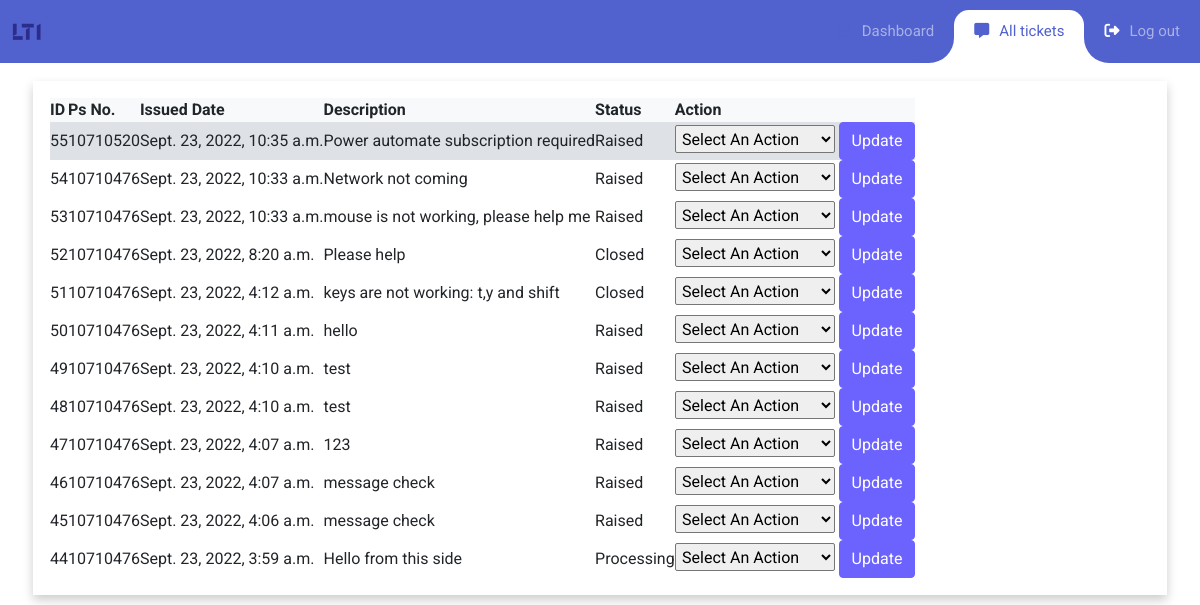
The app's page /alltickets (signed in) with its own data.
### Tickets/models.py (models this page shows, shortened)
class Ticket(models.Model):
    ticket_status = [
    ('raised', 'raised'),
    ('processing', 'processing'),
    ('closed', 'closed'),
]
    user_id = models.ForeignKey(Profile,related_name='user',on_delete=models.CASCADE)
    status = models.CharField(max_length=100,choices=ticket_status)
    category = models.CharField(max_length=100) # in case future error arises convert it to char field
    subCategory = models.CharField(max_length=100)
    description = models.TextField()
    issue_date = models.DateTimeField(auto_now_add=True)

### Login/models.py (models this page shows)
class Profile(models.Model):
    ps_number = models.IntegerField( unique=True)
    name = models.CharField(max_length=255)
    email = models.EmailField(max_length=255)
    created_at = models.DateTimeField(auto_now_add=True)
    is_admin = models.BooleanField(default=False)
    password = models.CharField(max_length=255)
    def __str__(self):
        return str(self.ps_number)

### Admin/views.py (the view, shortened to what this page needs)
# urls.py: path("alltickets",views.all_tickets.as_view(),name="alltickets"),
class all_tickets(APIView):
    renderer_classes = [TemplateHTMLRenderer]
    template_name = 'alltickets.html'
    def get(self, request):
        if 'user_id' not in request.session:
            return redirect('/')
        else:
            queryset = Ticket.objects.all()[::-1]
            status_set_processingandclosed = Ticket.ticket_status[1:] #Ticket.objects.filter(status=True).all()
            status_set_closed = Ticket.ticket_status[2:]
            print(status_set_processingandclosed)
            print(status_set_closed)
            print(Ticket.objects.all()[0].id)
            return render(request,'alltickets.html',{'list': queryset,'statusprocessingandclosed':status_set_processingandclosed,'statusclosed':status_set_closed})

### Admin/templates/alltickets.html (shortened to what this page needs)
{% load static%}
<!DOCTYPE html>
<html lang="en">
<head>
  <link rel="stylesheet" href="{% static 'alltickets/fonts/icomoon/style.css' %}" />
  <link rel="stylesheet" href="https://cdnjs.cloudflare.com/ajax/libs/font-awesome/6.2.0/css/all.min.css"
 />
  <link rel="stylesheet" href="{% static 'alltickets/css/bootstrap.min.css' %}">
  <link rel="stylesheet" href="https://cdn.jsdelivr.net/npm/bootstrap-icons@1.7.2/font/bootstrap-icons.css">
  <link rel="stylesheet" href="https://unpkg.com/bootstrap-table@1.21.1/dist/bootstrap-table.min.css">
  <link rel="stylesheet" href="{% static 'alltickets/css/alltickets_style.css' %}">
</head>
<body onload="ticketLoader()">
  <nav class="navbar navbar-expand-custom navbar-mainbg">
    <a class="navbar-brand navbar-logo" href="#">
      <img src="{% static 'alltickets/images/lti.svg'%}" alt="LTI logo" width="10%" />
    </a>
    <div class="collapse navbar-collapse" id="navbarSupportedContent">
      <ul class="navbar-nav ml-auto">
        <div class="hori-selector">
          <div class="left"></div>
          <div class="right"></div>
        </div>
        <li class="nav-item">
          <a class="nav-link" href="{% url 'adminn:dashboard' %}"><i class="fa-sharp fa-solid fa-chart-line"
              style="color:#5161ce"></i>Dashboard</a>
        </li>
        <li class="nav-item active">
          <a class="nav-link" href="{% url 'adminn:alltickets' %}"><i class="fa-solid fa-message"
              style="color:#5161ce"></i>All tickets</a>
        </li>
        <li class="nav-item">
          <a class="nav-link" href="{% url 'adminn:reset' %}"><i class="fa-solid fa-right-from-bracket"></i>Log out</a>
        </li>
      </ul>
    </div>
  </nav>
  <div class="container">
    <div class="row">
      <div class="col-md-12 col-lg-12">
        <div class="container" style="box-shadow: 0px 5px 10px 0px rgba(0, 0, 0, 0.2);">
          <div class="shadow-4 rounded-5 overflow-hidden">
            <table id="userTable" data-toggle="table" data-search="true" data-pagination="true" data-page-size="4">
              <thead>
                <tr class="bg-light" id="head">
                  <th data-field="id">ID</th>
                  <th data-field="ps_number">Ps No.</th>
                  <th data-field="date" data-sortable="true">Issued Date</th>
              <th data-field="description">Description</th>
                  <th data-field="status" data-sortable="true">Status</th>
                  <th data-field="action">Action</th>
                </tr>
              </thead>
              <tbody>
                {% for r in list %}
                <tr onclick="myFunc(this)" id="userRow-{{r.id}}">
                  <td>{{r.id}}</td>
                  <td>{{r.user_id}}</td>
                  <td>{{r.issue_date}}</td>
              <td style=
              "max-width:100% ;
                white-space: nowrap;
                overflow: hidden;
                text-overflow: ellipsis">{{r.description}}</td>
                  <td style="text-transform: capitalize;">{{r.status}}</td>
                  <td>
                    <form action="{% url 'adminn:alltickets' r.id %}" method="POST">
                      <select id="admin-action" name="admin-action" class="bootstrap-select"
                        style="width:10rem; padding:1%;border-radius:2px;text-transform: capitalize;" Required>
                        <option value="" selected="selected">Select an action</option>
                      </select>
                      <button type="submit" class="btn btn-primary">Update</button>
                    </form>
                  </td>
                </tr>
                {% endfor %}
              </tbody>
            </table>
          </div>
        </div>
      </div>
      </div>
    </div>
</body>
</html>

### Admin/static/alltickets/css/alltickets_style.css (style rules this page uses)
body { font-family: "Roboto", sans-serif; margin: 0; padding: 0; }
* { margin: 0; padding: 0; }
i { margin-right: 10px; }
.container { margin: 0px !important; padding: 1.5%; max-width: 100%; }
.row { margin: 0; padding: 0; }
.navbar-logo { color: #fff; padding-left: 1%; }
.navbar-mainbg { background-color: #5161ce; padding: 0; }
#navbarSupportedContent { overflow: hidden; position: relative; }
#navbarSupportedContent ul { padding: 0px; margin: 0px; }
#navbarSupportedContent ul li a i { margin-right: 10px; }
#navbarSupportedContent li { list-style-type: none; float: left; }
#navbarSupportedContent ul li a { color: rgba(255, 255, 255, 0.5); text-decoration: none; font-size: 15px; display: block; padding: 20px 20px; transition-duration: 0.1s; position: relative; }
#navbarSupportedContent > ul > li.active > a { color: #5161ce; background-color: transparent; transition: all 0.1s; }
.hori-selector { display: inline-block; position: absolute; height: 100%; top: 0px; left: 0px; transition-duration: 0.s; background-color: #fff; border-top-left-radius: 15px; border-top-right-radius: 15px; margin-top: 10px; }
.hori-selector .right, .hori-selector .left { position: absolute; width: 25px; height: 25px; background-color: #fff; bottom: 10px; }
.hori-selector .right { right: -25px; }
.hori-selector .left { left: -25px; }
.hori-selector .right:before, .hori-selector .left:before { content: ""; position: absolute; width: 50px; height: 50px; border-radius: 50%; background-color: #5161ce; }
.hori-selector .right:before { bottom: 0; right: -25px; }
.hori-selector .left:before { bottom: 0; left: -25px; }
@media (min-width: 992px) { .navbar-expand-custom { -ms-flex-flow: row nowrap; flex-flow: row nowrap; -ms-flex-pack: start; justify-content: flex-start; } }
@media (min-width: 992px) { .navbar-expand-custom .navbar-nav { -ms-flex-direction: row; flex-direction: row; } }
@media (min-width: 992px) { .navbar-expand-custom .navbar-collapse { display: -ms-flexbox !important; display: flex !important; -ms-flex-preferred-size: auto; flex-basis: auto; background-color: #5161ce; } }
i:not(i.fa-eye) { color:white; }
ul { list-style: hangul-consonant; text-align:left; margin-left: -10rem; }
a { text-decoration: none; }
.selected { background-color: #dee2e6 !important; }

### records on screen
Ticket: id "55", user_id "10710520", issue_date "Sept. 23, 2022, 10:35 a.m.", description "Power automate subscription required", status "Raised"
Ticket: id "54", user_id "10710476", issue_date "Sept. 23, 2022, 10:33 a.m.", description "Network not coming", status "Raised"
Ticket: id "53", user_id "10710476", issue_date "Sept. 23, 2022, 10:33 a.m.", description "mouse is not working, please help me", status "Raised"
Ticket: id "52", user_id "10710476", issue_date "Sept. 23, 2022, 8:20 a.m.", description "Please help", status "Closed"
Ticket: id "51", user_id "10710476", issue_date "Sept. 23, 2022, 4:12 a.m.", description "keys are not working: t,y and shift", status "Closed"
Ticket: id "50", user_id "10710476", issue_date "Sept. 23, 2022, 4:11 a.m.", description "hello", status "Raised"
Ticket: id "49", user_id "10710476", issue_date "Sept. 23, 2022, 4:10 a.m.", description "test", status "Raised"
Ticket: id "48", user_id "10710476", issue_date "Sept. 23, 2022, 4:10 a.m.", description "test", status "Raised"
Ticket: id "47", user_id "10710476", issue_date "Sept. 23, 2022, 4:07 a.m.", description "123", status "Raised"
Ticket: id "46", user_id "10710476", issue_date "Sept. 23, 2022, 4:07 a.m.", description "message check", status "Raised"
Ticket: id "45", user_id "10710476", issue_date "Sept. 23, 2022, 4:06 a.m.", description "message check", status "Raised"
Ticket: id "44", user_id "10710476", issue_date "Sept. 23, 2022, 3:59 a.m.", description "Hello from this side", status "Processing"
